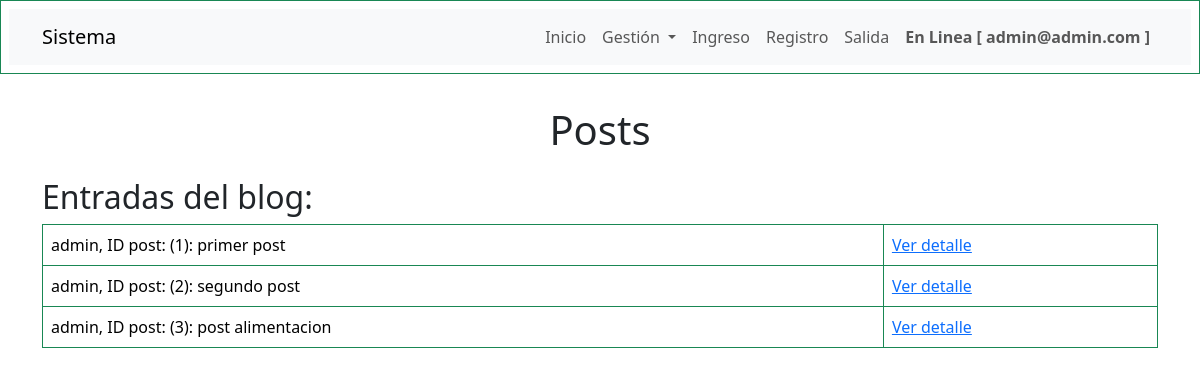
Page /blog/ (signed in) on the committed database.
### blog/models.py (models this page shows, shortened)
class Post(models.Model):
    id = models.AutoField(primary_key=True)
    titulo = models.CharField(max_length=50,null=False,blank=False)
    contenido = models.TextField(null=False,blank=False)
    fecha_creacion = models.DateField(auto_created=True,auto_now_add=True)
    autor = models.ForeignKey(User, on_delete=models.CASCADE, blank=False,null=False)
    categoria = models.ForeignKey(Categoria, on_delete=models.CASCADE,blank=False,null=False, default=4)
    class Meta:
        managed = True
        db_table = 'posts'

### blog/views.py (the view)
# urls.py: path('',views.posts, name="posts"),
@login_required(login_url="home")
def posts(request):
    contexto = {}
    posts = Post.objects.all().order_by("id")
    contexto['posts'] = posts
    return render(request,'blog/posts.html' ,contexto)

### templates/blog/posts.html
{% extends "layouts/base.html" %}
{% block contenido %}
<header>
    <h1 class="text-center py-3">Posts</h1>
</header>
<main class="container">
    <section id="posts">
        <h2>Entradas del blog:</h2>
        <table class="table table-bordered border-success">
                {% for post in posts %}
                <tr>
                    <td>{{post.autor.username}}, ID post: ({{post.id}}): {{post.titulo}}  </td>
                    <td><a href="{% url "detalle_post" post.id %}">Ver detalle</a>        </td>
                </tr>
                {% endfor %}
        </table>
    </section>
</main>
{% endblock contenido %}

### templates/partials/navbar.html (shortened to what this page needs)
<table class="table table-bordered border-success">
  <tr><td>
    <nav class="navbar navbar-expand-lg bg-body-tertiary">
        <div class="container">
          <a class="navbar-brand" href="{% url "home" %}">Sistema</a>
          <div class="collapse navbar-collapse" id="navbarNavDropdown">
            <ul class="navbar-nav ms-auto">
              <li class="nav-item">
                <a class="nav-link" href="{% url "home" %}">Inicio</a>
              </li>
              <li class="nav-item dropdown">
                <a class="nav-link dropdown-toggle" href="#" role="button" data-bs-toggle="dropdown" aria-expanded="false">
                  Gestión
                </a>
              </li>
                <li class="nav-item">
                  <a class="nav-link" href="{% url "login_view" %}">Ingreso</a>
                </li>
                <li class="nav-item">
                  <a class="nav-link" href="{% url "registro_view" %}">Registro</a>
                </li>
                <li class="nav-item">
                  <a class="nav-link" href="{% url "logout_view" %}">Salida</a>
                </li>
                <li class="nav-item">
                  <a class="nav-link fw-bold" href="">En Linea [ {{user.email}} ]</a>
                </li>
            </ul>
          </div>
        </div>
      </nav>
    </td></tr>
  </table>

### static/css/styles.css (style rules this page uses)
body { background: #ffffff ; background-size: cover; }

### rows in the picture
Post: autor.username "admin", id "1", titulo "primer post"
Post: autor.username "admin", id "2", titulo "segundo post"
Post: autor.username "admin", id "3", titulo "post alimentacion"

### other values in the picture
{{ user.email }} "admin@admin.com"
